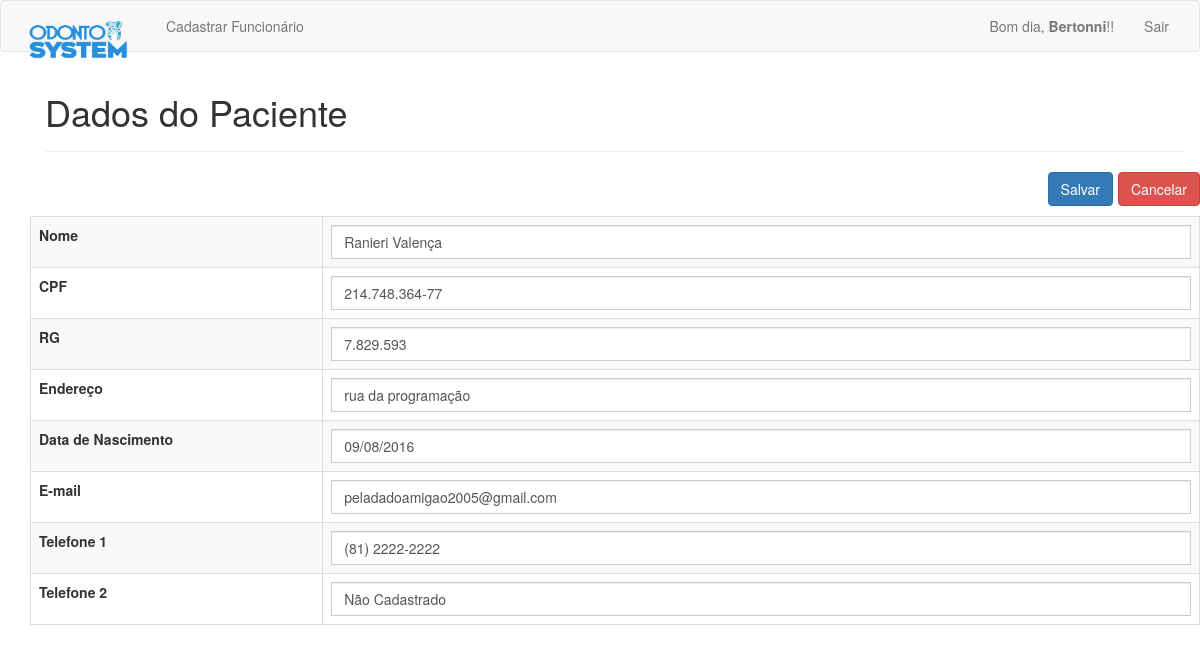
Before: /php/editar_dados.php?id=5 (signed in) with the older database file.
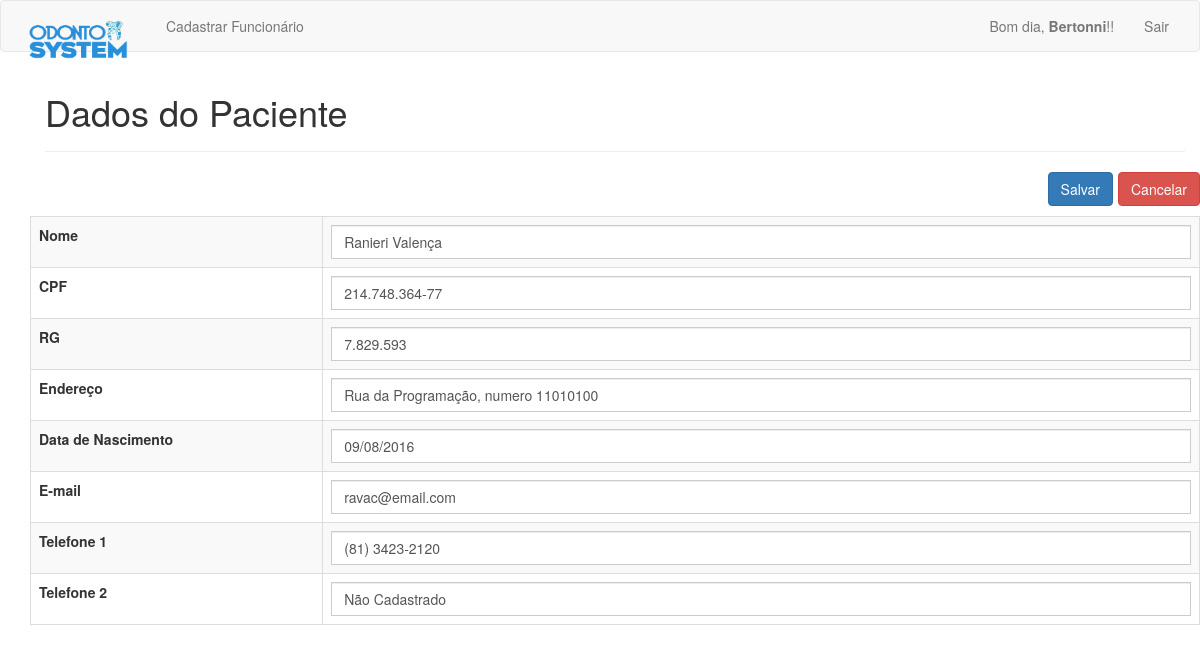
After: the same page with the newer database file.
### tables this page shows
CREATE TABLE `pacientes` (
  `pac_id` int(11) NOT NULL,
  `pac_nome` varchar(100) NOT NULL,
  `pac_endereco` varchar(200) NOT NULL,
  `pac_rg` varchar(15) DEFAULT NULL,
  `pac_cpf` varchar(15) DEFAULT NULL,
  `pac_email` varchar(50) NOT NULL,
  `pac_data_nasc` date NOT NULL,
  `pac_telefone_1` varchar(15) NOT NULL,
  `pac_telefone_2` varchar(15) DEFAULT NULL
);

### php/editar_dados.php (the view, shortened to what this page needs)
<?php
require_once 'cabecalho.php';
$id = $_GET['id'];
$sql = "SELECT * FROM pacientes WHERE pac_id = '$id'";
$result = mysqli_query($connection, $sql);
$array = mysqli_fetch_array($result);
if(isLogged()) {
	?>
	<div class="container marketing">
		<div class="container theme-showcase" role="main">
			<div id="cadastro_pac" class="page-header">
				<h1>Dados do Paciente</h1>
			</div>
			<div class="row">
			<button class="btn btn-danger voltar" onClick="history.go(-1)">Cancelar</button>
			<form action="validar_edicao_pac.php" method="POST">
			<button class="btn btn-primary editar" type="submit">Salvar</a></button>
			<br></br>
				<table class='table table-striped table-bordered'>
					<tr>
						<td class='td_one'><b>Nome</b></td>
						<td><input type="text" class='form-control' name="nome" value="<?= $array['pac_nome'] ?>" size="20"></td>
					</tr>
					<tr>
						<td class='td_one'><b>CPF</b></td>
						<td><input type="text" class='form-control' name="cpf" value="<?= $array['pac_cpf'] ?>" size="20"></td>
					</tr>
					<tr>
						<td class='td_one'><b>RG</b></td>
						<td><input type="text" class='form-control' name="rg" value="<?= $array['pac_rg'] ?>" size="20"></td>
					</tr>
					<tr>
						<td class='td_one'><b>Endereço</b></td>
						<td><input type="text" class='form-control' name="endereco" value="<?= $array['pac_endereco'] ?>" size="20"></td>
					</tr>
					<tr>
						<td class='td_one'><b>Data de Nascimento</b></td>
						<?php
						echo "<td><input type='text' class='form-control' name='nasc' value='" . date_format(new DateTime($array['pac_data_nasc']), 'd/m/Y') . "' size='50'></td>";
						?>
					</tr>
					<tr>
						<td class='td_one'><b>E-mail</b></td>
						<td><input type="mail" class='form-control' name="email" value="<?= $array['pac_email'] ?>" size="20"></td>
					</tr>
					<tr>
						<td class='td_one'><b>Telefone 1</b></td>
						<td><input type="text" class='form-control' name="fone1" value="<?= $array['pac_telefone_1'] ?>" size="20"></td>
					</tr>
					<tr>
						<td class='td_one'><b>Telefone 2</b></td>
						<td><input type="text" class='form-control' name="fone2" value="<?= $array['pac_telefone_2'] ?>" size="20"></td>
					</tr>
				</table>
			</div>
		<?php
	}
	require_once 'rodape.php';
	?>

Changed rows visible on the page:
changed pacientes "Ranieri Valença": endereco "rua da programação" → "Rua da Programação, numero 11010100"; email "peladadoamigao2005@gmail.com" → "ravac@email.com"; fone1 "(81) 2222-2222" → "(81) 3423-2120"
